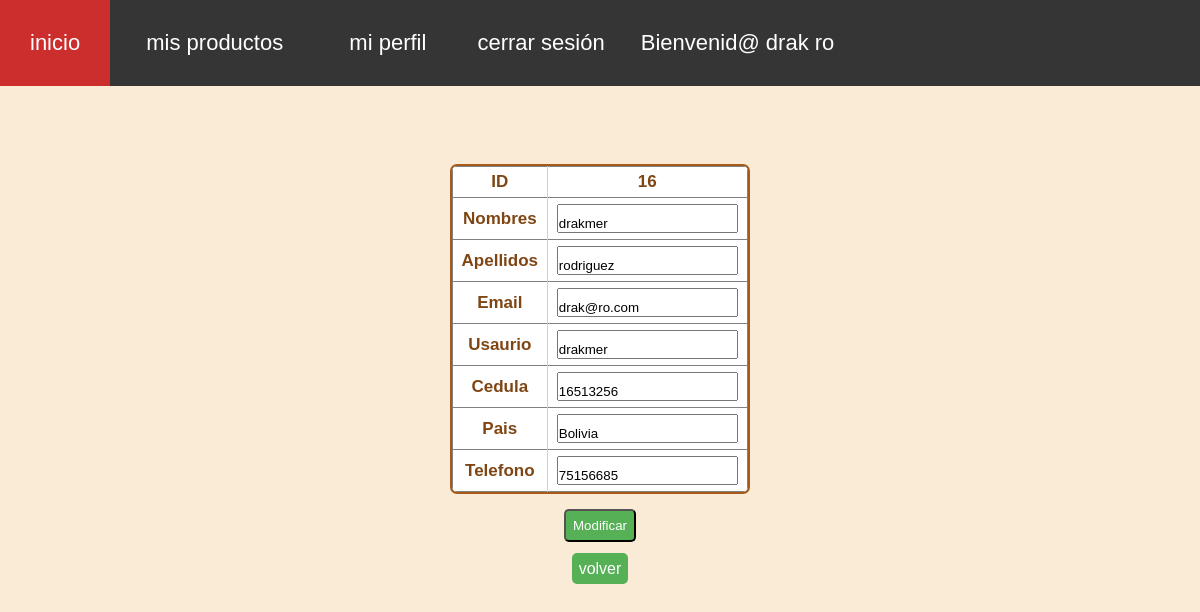
Page /perfil/modificar.php?id=16 (signed in) on the earlier database version.
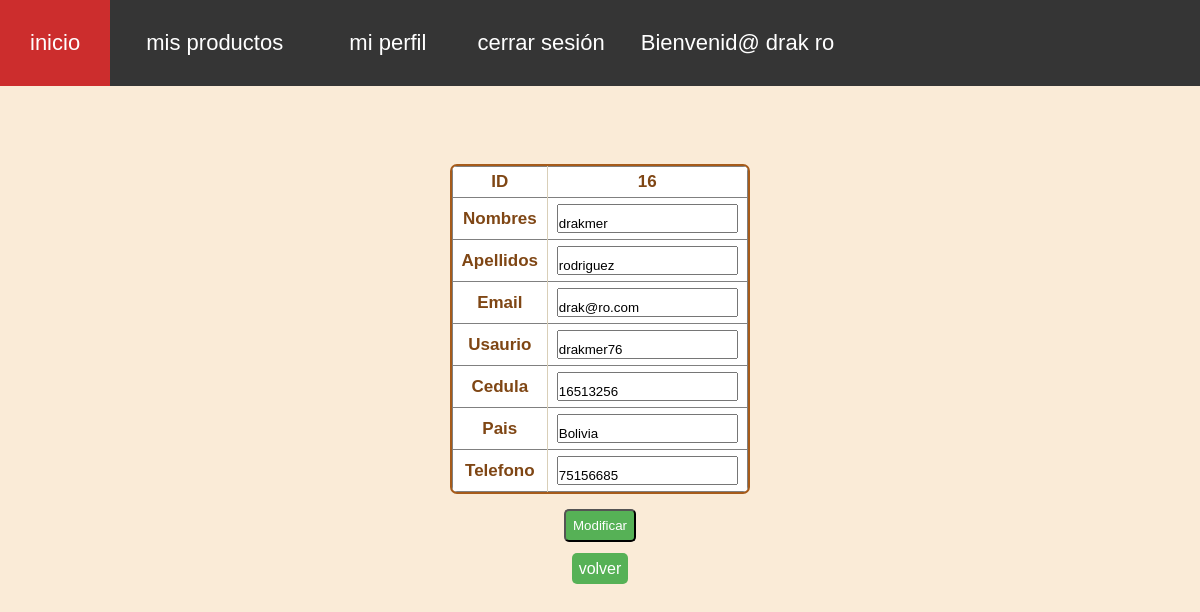
Same page on the later database version.
### tables this page shows
CREATE TABLE IF NOT EXISTS `usuarios` (
  `id_usuario` int(11) NOT NULL AUTO_INCREMENT,
  `nombres` varchar(25) NOT NULL,
  `apellidos` varchar(25) NOT NULL,
  `usuario` varchar(25) NOT NULL,
  `contrasena` varchar(250) NOT NULL,
  `email` varchar(25) NOT NULL,
  `tipo` int(1) NOT NULL,
  `cedula` varchar(15) NOT NULL,
  `pais` varchar(20) NOT NULL,
  `numero_cell` varchar(25) NOT NULL,
  `genero` varchar(9) NOT NULL,
  `cash` varchar(25) NOT NULL,
  `Fech_Nac` int(11) NOT NULL,
  PRIMARY KEY (`id_usuario`)
);

### perfil/modificar.php (the view, shortened to what this page needs)
<!DOCTYPE html>
<html lang="es">
<head>
    <link rel="stylesheet" type="text/css" href="../style/style.css">
    <link rel="stylesheet" type="text/css" href="../style/style1.css">
</head>
<body>
    <?php require_once ('../view/menu_navegacion_us.php');
$id=$_REQUEST['id'];
$sql="SELECT * FROM usuarios where id_usuario='$id'";
$result=$conn->query($sql);
?>
    <?php
    while($row=mysqli_fetch_assoc($result)){
    ?>
    <br>
    <br>
    <br>
    <center>
    <form method="post" action="actualizar.php">
        <div class="datagrid">
        <table border="1">
            <tr>
                <td>ID</td>
                <td><?php echo $row['id_usuario'];?></td>
            </tr>
            <tr>
                <td>Nombres</td>
                <td><input type="text" name="nombre"value='<?php echo $row['nombres'];?>'></td>
            </tr>
            <tr>
                <td>Apellidos</td>
                <td><input type="text" name="apellidos" value='<?php echo $row['apellidos'];?>'></td>
            </tr>
            <tr>
                <td>Email</td>
                <td><input type="Email" name="email" value='<?php echo $row['email'];?>'></td>
            </tr>
            <tr>
                <td>Usaurio</td>
                <td><input type="text" name="usuario" value='<?php echo $row['usuario'];?>'></td>
            </tr>
            <tr>
                <td>Cedula</td>
                <td><input type="text" name="cedula" value='<?php echo $row['cedula'];?>'></td>
            </tr>
            <tr>
                <td>Pais</td>
                <td><input type="text" name="pais" value='<?php echo $row['pais'];?>'></td>
            </tr>
            <tr>
                <td>Telefono</td>
                <td><input type="text" name="numero_cell" value='<?php echo $row['numero_cell'];?>'></td>
            </tr>
        </table>
        </div>
        <input class="boton" type="submit" value="Modificar">
    </form>
    <br><a class="boton" href="../perfil/perfil.php">volver</a>
    </center>
<?php
}
?>
</body>
</html>

Differences in the rows shown:
changed usuarios "rodriguez": usuario "drakmer" → "drakmer76"
